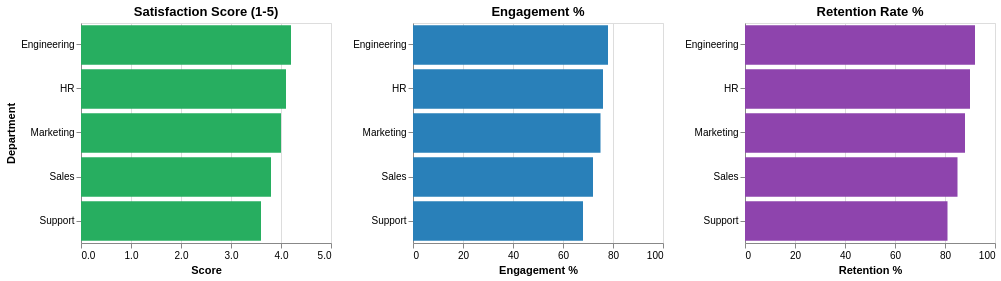

This figure's Vega-Lite source:
### Vega-Lite specification from a JSON file in a GitHub repository (floating-point values rounded to 4 significant figures)
{"$schema": "https://vega.github.io/schema/vega-lite/v5.json", "description": "Employee satisfaction survey results across departments", "data": {"values": [{"department": "Engineering", "satisfaction": 4.2, "engagement": 78, "retention": 92}, {"department": "Sales", "satisfaction": 3.8, "engagement": 72, "retention": 85}, {"department": "Marketing", "satisfaction": 4.0, "engagement": 75, "retention": 88}, {"department": "Support", "satisfaction": 3.6, "engagement": 68, "retention": 81}, {"department": "HR", "satisfaction": 4.1, "engagement": 76, "retention": 90}]}, "hconcat": [{"title": "Satisfaction Score (1-5)", "mark": {"type": "bar", "color": "#27ae60"}, "encoding": {"y": {"field": "department", "type": "nominal", "axis": {"title": "Department"}, "sort": "-x"}, "x": {"field": "satisfaction", "type": "quantitative", "axis": {"title": "Score", "format": ".1f"}, "scale": {"domain": [0, 5]}}}, "width": 250, "height": 220}, {"title": "Engagement %", "mark": {"type": "bar", "color": "#2980b9"}, "encoding": {"y": {"field": "department", "type": "nominal", "axis": {"title": null}, "sort": "-x"}, "x": {"field": "engagement", "type": "quantitative", "axis": {"title": "Engagement %", "format": ".0f"}, "scale": {"domain": [0, 100]}}}, "width": 250, "height": 220}, {"title": "Retention Rate %", "mark": {"type": "bar", "color": "#8e44ad"}, "encoding": {"y": {"field": "department", "type": "nominal", "axis": {"title": null}, "sort": "-x"}, "x": {"field": "retention", "type": "quantitative", "axis": {"title": "Retention %", "format": ".0f"}, "scale": {"domain": [0, 100]}}}, "width": 250, "height": 220}]}
